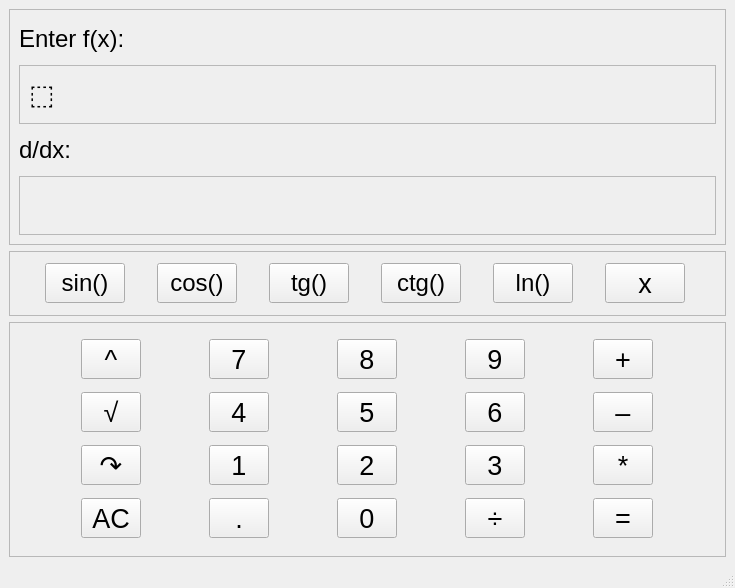
<?xml version="1.0" encoding="UTF-8"?>
<ui version="4.0">
 <class>MainWindow</class>
 <widget class="QMainWindow" name="MainWindow">
  <property name="geometry">
   <rect>
    <x>0</x>
    <y>0</y>
    <width>735</width>
    <height>588</height>
   </rect>
  </property>
  <property name="minimumSize">
   <size>
    <width>100</width>
    <height>0</height>
   </size>
  </property>
  <property name="windowTitle">
   <string>MainWindow</string>
  </property>
  <widget class="QWidget" name="centralwidget">
   <layout class="QVBoxLayout" name="verticalLayout">
    <item>
     <widget class="QFrame" name="frame_1">
      <property name="maximumSize">
       <size>
        <width>16777215</width>
        <height>1000</height>
       </size>
      </property>
      <property name="frameShape">
       <enum>QFrame::StyledPanel</enum>
      </property>
      <property name="frameShadow">
       <enum>QFrame::Raised</enum>
      </property>
      <layout class="QGridLayout" name="gridLayout_2">
       <item row="0" column="0">
        <widget class="QLabel" name="label_1">
         <property name="maximumSize">
          <size>
           <width>16777215</width>
           <height>40</height>
          </size>
         </property>
         <property name="font">
          <font>
           <pointsize>18</pointsize>
          </font>
         </property>
         <property name="text">
          <string>Enter f(x):</string>
         </property>
        </widget>
       </item>
       <item row="5" column="0">
        <widget class="QFrame" name="frame">
         <property name="maximumSize">
          <size>
           <width>16777215</width>
           <height>60</height>
          </size>
         </property>
         <property name="sizeIncrement">
          <size>
           <width>0</width>
           <height>40</height>
          </size>
         </property>
         <property name="frameShape">
          <enum>QFrame::StyledPanel</enum>
         </property>
         <property name="frameShadow">
          <enum>QFrame::Raised</enum>
         </property>
         <layout class="QHBoxLayout" name="horizontalLayout_2">
          <item>
           <widget class="QLabel" name="result_label">
            <property name="maximumSize">
             <size>
              <width>16777215</width>
              <height>40</height>
             </size>
            </property>
            <property name="font">
             <font>
              <pointsize>20</pointsize>
             </font>
            </property>
            <property name="text">
             <string/>
            </property>
           </widget>
          </item>
         </layout>
        </widget>
       </item>
       <item row="2" column="0">
        <widget class="QLabel" name="label_2">
         <property name="maximumSize">
          <size>
           <width>16777215</width>
           <height>40</height>
          </size>
         </property>
         <property name="font">
          <font>
           <pointsize>18</pointsize>
          </font>
         </property>
         <property name="text">
          <string>d/dx:</string>
         </property>
        </widget>
       </item>
       <item row="1" column="0">
        <widget class="QFrame" name="enter_frame">
         <property name="maximumSize">
          <size>
           <width>16777215</width>
           <height>60</height>
          </size>
         </property>
         <property name="sizeIncrement">
          <size>
           <width>0</width>
           <height>40</height>
          </size>
         </property>
         <property name="frameShape">
          <enum>QFrame::StyledPanel</enum>
         </property>
         <property name="frameShadow">
          <enum>QFrame::Raised</enum>
         </property>
         <layout class="QHBoxLayout" name="horizontalLayout_3">
          <item>
           <widget class="QLabel" name="enter_label">
            <property name="font">
             <font>
              <pointsize>20</pointsize>
             </font>
            </property>
            <property name="text">
             <string>⬚</string>
            </property>
           </widget>
          </item>
         </layout>
        </widget>
       </item>
      </layout>
     </widget>
    </item>
    <item>
     <widget class="QFrame" name="frame_2">
      <property name="maximumSize">
       <size>
        <width>16777215</width>
        <height>65</height>
       </size>
      </property>
      <property name="sizeIncrement">
       <size>
        <width>0</width>
        <height>65</height>
       </size>
      </property>
      <property name="frameShape">
       <enum>QFrame::StyledPanel</enum>
      </property>
      <property name="frameShadow">
       <enum>QFrame::Raised</enum>
      </property>
      <layout class="QHBoxLayout" name="horizontalLayout">
       <item>
        <widget class="QPushButton" name="sin_butt">
         <property name="maximumSize">
          <size>
           <width>80</width>
           <height>40</height>
          </size>
         </property>
         <property name="font">
          <font>
           <pointsize>18</pointsize>
          </font>
         </property>
         <property name="text">
          <string>sin()</string>
         </property>
        </widget>
       </item>
       <item>
        <widget class="QPushButton" name="cos_butt">
         <property name="maximumSize">
          <size>
           <width>80</width>
           <height>40</height>
          </size>
         </property>
         <property name="font">
          <font>
           <pointsize>18</pointsize>
          </font>
         </property>
         <property name="text">
          <string>cos()</string>
         </property>
        </widget>
       </item>
       <item>
        <widget class="QPushButton" name="tg_butt">
         <property name="maximumSize">
          <size>
           <width>80</width>
           <height>40</height>
          </size>
         </property>
         <property name="font">
          <font>
           <pointsize>18</pointsize>
          </font>
         </property>
         <property name="text">
          <string>tg()</string>
         </property>
        </widget>
       </item>
       <item>
        <widget class="QPushButton" name="ctg_butt">
         <property name="maximumSize">
          <size>
           <width>80</width>
           <height>40</height>
          </size>
         </property>
         <property name="font">
          <font>
           <pointsize>18</pointsize>
          </font>
         </property>
         <property name="text">
          <string>ctg()</string>
         </property>
        </widget>
       </item>
       <item>
        <widget class="QPushButton" name="ln_butt">
         <property name="maximumSize">
          <size>
           <width>80</width>
           <height>40</height>
          </size>
         </property>
         <property name="font">
          <font>
           <pointsize>18</pointsize>
          </font>
         </property>
         <property name="text">
          <string>ln()</string>
         </property>
        </widget>
       </item>
       <item>
        <widget class="QPushButton" name="x_butt">
         <property name="maximumSize">
          <size>
           <width>80</width>
           <height>40</height>
          </size>
         </property>
         <property name="font">
          <font>
           <pointsize>20</pointsize>
          </font>
         </property>
         <property name="text">
          <string>x</string>
         </property>
        </widget>
       </item>
      </layout>
     </widget>
    </item>
    <item>
     <widget class="QFrame" name="frame_3">
      <property name="maximumSize">
       <size>
        <width>10000</width>
        <height>1000</height>
       </size>
      </property>
      <property name="baseSize">
       <size>
        <width>0</width>
        <height>1000</height>
       </size>
      </property>
      <property name="frameShape">
       <enum>QFrame::StyledPanel</enum>
      </property>
      <property name="frameShadow">
       <enum>QFrame::Raised</enum>
      </property>
      <layout class="QGridLayout" name="gridLayout">
       <item row="8" column="14">
        <widget class="QPushButton" name="enter_butt">
         <property name="minimumSize">
          <size>
           <width>0</width>
           <height>0</height>
          </size>
         </property>
         <property name="maximumSize">
          <size>
           <width>60</width>
           <height>100</height>
          </size>
         </property>
         <property name="font">
          <font>
           <pointsize>20</pointsize>
          </font>
         </property>
         <property name="text">
          <string>=</string>
         </property>
        </widget>
       </item>
       <item row="6" column="8">
        <widget class="QPushButton" name="butt_4">
         <property name="maximumSize">
          <size>
           <width>60</width>
           <height>40</height>
          </size>
         </property>
         <property name="font">
          <font>
           <pointsize>20</pointsize>
          </font>
         </property>
         <property name="text">
          <string>4</string>
         </property>
        </widget>
       </item>
       <item row="3" column="8">
        <widget class="QPushButton" name="butt_7">
         <property name="maximumSize">
          <size>
           <width>60</width>
           <height>40</height>
          </size>
         </property>
         <property name="font">
          <font>
           <pointsize>20</pointsize>
          </font>
         </property>
         <property name="text">
          <string>7</string>
         </property>
        </widget>
       </item>
       <item row="8" column="8">
        <widget class="QPushButton" name="dot_butt">
         <property name="maximumSize">
          <size>
           <width>60</width>
           <height>40</height>
          </size>
         </property>
         <property name="font">
          <font>
           <pointsize>20</pointsize>
          </font>
         </property>
         <property name="text">
          <string>.</string>
         </property>
        </widget>
       </item>
       <item row="8" column="10">
        <widget class="QPushButton" name="butt_0">
         <property name="maximumSize">
          <size>
           <width>60</width>
           <height>40</height>
          </size>
         </property>
         <property name="font">
          <font>
           <pointsize>20</pointsize>
          </font>
         </property>
         <property name="text">
          <string>0</string>
         </property>
        </widget>
       </item>
       <item row="8" column="2">
        <widget class="QPushButton" name="AC_butt">
         <property name="maximumSize">
          <size>
           <width>60</width>
           <height>40</height>
          </size>
         </property>
         <property name="font">
          <font>
           <pointsize>20</pointsize>
          </font>
         </property>
         <property name="text">
          <string>AC</string>
         </property>
        </widget>
       </item>
       <item row="3" column="14">
        <widget class="QPushButton" name="plus_butt">
         <property name="maximumSize">
          <size>
           <width>60</width>
           <height>40</height>
          </size>
         </property>
         <property name="font">
          <font>
           <pointsize>20</pointsize>
          </font>
         </property>
         <property name="text">
          <string>+</string>
         </property>
        </widget>
       </item>
       <item row="7" column="8">
        <widget class="QPushButton" name="butt_1">
         <property name="maximumSize">
          <size>
           <width>60</width>
           <height>40</height>
          </size>
         </property>
         <property name="font">
          <font>
           <pointsize>20</pointsize>
          </font>
         </property>
         <property name="text">
          <string>1</string>
         </property>
        </widget>
       </item>
       <item row="7" column="10">
        <widget class="QPushButton" name="butt_2">
         <property name="maximumSize">
          <size>
           <width>60</width>
           <height>40</height>
          </size>
         </property>
         <property name="font">
          <font>
           <pointsize>20</pointsize>
          </font>
         </property>
         <property name="text">
          <string>2</string>
         </property>
        </widget>
       </item>
       <item row="6" column="10">
        <widget class="QPushButton" name="butt_5">
         <property name="maximumSize">
          <size>
           <width>60</width>
           <height>40</height>
          </size>
         </property>
         <property name="font">
          <font>
           <pointsize>20</pointsize>
          </font>
         </property>
         <property name="text">
          <string>5</string>
         </property>
        </widget>
       </item>
       <item row="8" column="12">
        <widget class="QPushButton" name="division_butt">
         <property name="maximumSize">
          <size>
           <width>60</width>
           <height>40</height>
          </size>
         </property>
         <property name="font">
          <font>
           <pointsize>20</pointsize>
          </font>
         </property>
         <property name="text">
          <string>÷</string>
         </property>
        </widget>
       </item>
       <item row="3" column="10">
        <widget class="QPushButton" name="butt_8">
         <property name="maximumSize">
          <size>
           <width>60</width>
           <height>40</height>
          </size>
         </property>
         <property name="font">
          <font>
           <pointsize>20</pointsize>
          </font>
         </property>
         <property name="text">
          <string>8</string>
         </property>
        </widget>
       </item>
       <item row="7" column="12">
        <widget class="QPushButton" name="butt_3">
         <property name="minimumSize">
          <size>
           <width>0</width>
           <height>0</height>
          </size>
         </property>
         <property name="maximumSize">
          <size>
           <width>60</width>
           <height>40</height>
          </size>
         </property>
         <property name="font">
          <font>
           <pointsize>20</pointsize>
          </font>
         </property>
         <property name="text">
          <string>3</string>
         </property>
        </widget>
       </item>
       <item row="3" column="12">
        <widget class="QPushButton" name="butt_9">
         <property name="maximumSize">
          <size>
           <width>60</width>
           <height>40</height>
          </size>
         </property>
         <property name="font">
          <font>
           <pointsize>20</pointsize>
          </font>
         </property>
         <property name="text">
          <string>9</string>
         </property>
        </widget>
       </item>
       <item row="6" column="12">
        <widget class="QPushButton" name="butt_6">
         <property name="maximumSize">
          <size>
           <width>60</width>
           <height>40</height>
          </size>
         </property>
         <property name="font">
          <font>
           <pointsize>20</pointsize>
          </font>
         </property>
         <property name="text">
          <string>6</string>
         </property>
        </widget>
       </item>
       <item row="7" column="14">
        <widget class="QPushButton" name="multiply_butt">
         <property name="maximumSize">
          <size>
           <width>60</width>
           <height>40</height>
          </size>
         </property>
         <property name="font">
          <font>
           <pointsize>20</pointsize>
          </font>
         </property>
         <property name="text">
          <string>*</string>
         </property>
        </widget>
       </item>
       <item row="6" column="14">
        <widget class="QPushButton" name="minus_butt">
         <property name="maximumSize">
          <size>
           <width>60</width>
           <height>40</height>
          </size>
         </property>
         <property name="font">
          <font>
           <pointsize>20</pointsize>
          </font>
         </property>
         <property name="text">
          <string>–</string>
         </property>
        </widget>
       </item>
       <item row="7" column="2">
        <widget class="QPushButton" name="to_external_func_butt">
         <property name="maximumSize">
          <size>
           <width>60</width>
           <height>40</height>
          </size>
         </property>
         <property name="font">
          <font>
           <pointsize>20</pointsize>
           <italic>false</italic>
           <underline>false</underline>
           <strikeout>false</strikeout>
           <kerning>true</kerning>
          </font>
         </property>
         <property name="text">
          <string>↷</string>
         </property>
        </widget>
       </item>
       <item row="6" column="2">
        <widget class="QPushButton" name="root_butt">
         <property name="minimumSize">
          <size>
           <width>0</width>
           <height>0</height>
          </size>
         </property>
         <property name="maximumSize">
          <size>
           <width>60</width>
           <height>40</height>
          </size>
         </property>
         <property name="font">
          <font>
           <pointsize>20</pointsize>
          </font>
         </property>
         <property name="text">
          <string>√</string>
         </property>
        </widget>
       </item>
       <item row="3" column="2">
        <widget class="QPushButton" name="pow_butt">
         <property name="maximumSize">
          <size>
           <width>60</width>
           <height>40</height>
          </size>
         </property>
         <property name="font">
          <font>
           <pointsize>20</pointsize>
          </font>
         </property>
         <property name="text">
          <string>^</string>
         </property>
        </widget>
       </item>
      </layout>
     </widget>
    </item>
   </layout>
  </widget>
  <widget class="QStatusBar" name="statusbar"/>
 </widget>
 <resources/>
 <connections/>
</ui>
